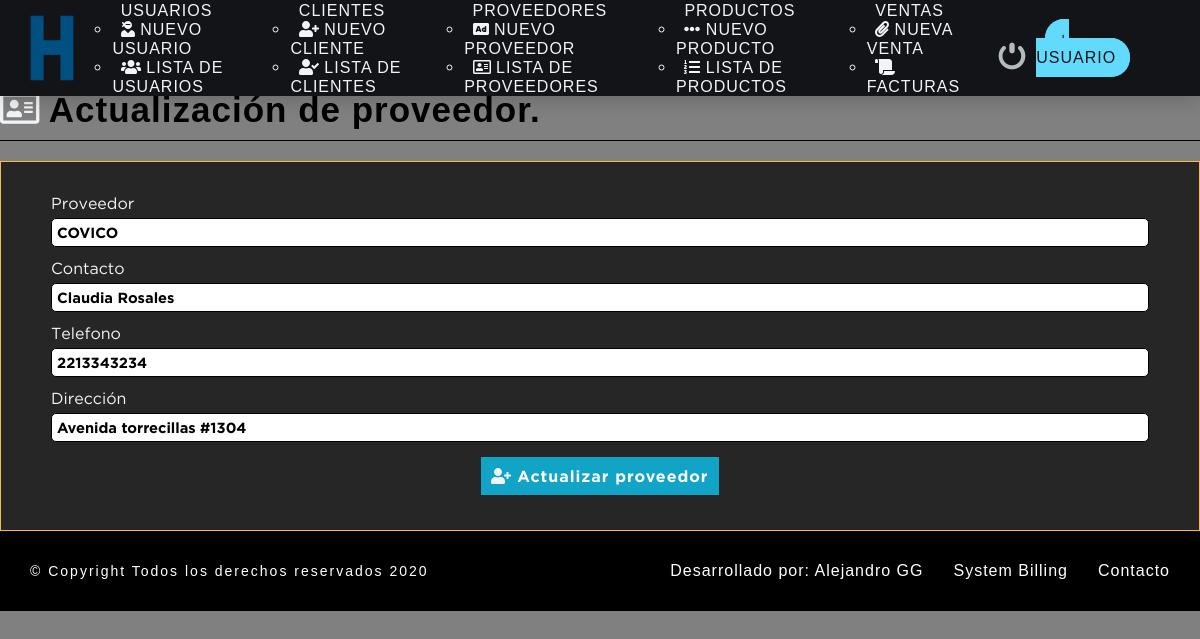
Page /sistema/editar_proveedor.php?id=12 (signed in) on the committed database.
### tables this page shows
CREATE TABLE `proveedor` (
  `codproveedor` int(11) NOT NULL,
  `proveedor` varchar(100) DEFAULT NULL,
  `contacto` varchar(100) DEFAULT NULL,
  `telefono` bigint(11) DEFAULT NULL,
  `direccion` text DEFAULT NULL,
  `date_add` datetime DEFAULT current_timestamp(),
  `usuario_id` int(11) NOT NULL,
  `estatus` int(11) NOT NULL DEFAULT 1
);

### sistema/editar_proveedor.php (the view, shortened to what this page needs)
<?php
include "../conexion.php";
$idproveedor = $_REQUEST['id'];
$sql = mysqli_query($conection,"SELECT * FROM proveedor
WHERE codproveedor = $idproveedor and estatus = 1 ");
$result_sql=mysqli_num_rows($sql);
if($result_sql == 0 )
{
 header('Location: lista_proveedor.php');
}
else{
  while ($data = mysqli_fetch_array($sql))
  {
    $proveedor = $data['proveedor'];
      $contacto = $data['contacto'];
        $telefono = $data['telefono'];
          $direccion = $data['direccion'];
  }
}
?>
<!DOCTYPE html>
<html lang="en">
<head>
	<?php
	include "includes/scripts.php";
	?>
</head>
<body>
	<?php
	include "includes/nav.php"
	?><br><br>
  <br>
  <br>
  <br>
	<section id="container">
		<div class="form_register">
        <h1><i class="far fa-address-card"></i> Actualización de proveedor.</h1>
        <hr>
    <form action="" method="post">
        <label for="proveedor">Proveedor</label>
        <input type ="text" name="proveedor" id="proveedor" placeholder="Nombre del Proveedor.(obligatorios)" value="<?php echo $proveedor; ?>"></input>
        <label for="contacto">Contacto</label>
        <input type ="text" name="contacto" id="contacto" placeholder="Nombre completo contacto.(obligatorios)" value="<?php echo $contacto; ?>"></input>
        <label for="usuario">Telefono</label>
        <input type ="number" name="telefono" id="telefono" placeholder="Telefono local.(obligatorios)" value="<?php echo $telefono; ?>"></input>
       <label for="clave">Dirección</label>
        <input type ="text" name="direccion" id="direccion" placeholder="Dirección completa.(obligatorios)" value="<?php echo $direccion; ?>"></input>
     <center> <button type="submit" class="btn_save"><i class="fas fa-user-plus"></i> Actualizar proveedor</button></center>
       </form>
        </div>
	</section>
	<?php
	include "includes/footer.php"
	?>
</body>
</html>

### sistema/css/style.css (style rules this page uses)
* { margin: 0; padding: 0; color: #f2f5f7; box-sizing: border-box; font-family: 'GothamBold', cursive; }
body { background: gray; margin: 0; padding: 0; }
h1, h2, h3, h4, h5, h6 { font-family: 'arial'; font-weight: bold; letter-spacing: 1px; }
h1 { font-size: 26px; }
body { overflow-x: hidden; }
.form_register { width: 100%; margin: auto; }
.form_register h1 { color: #000000; }
hr { border: 0; background: #000000; height: 1px; margin: 10px 0; display:block; }
form { background: #262626; color:gray; margin: auto; padding: 20px 50px; border: 1px solid #ffb74d; }
label { display: block; font-size: 12pt; font-family: 'GothamBook'; margin: 15px auto 5px auto; }
input,select { display: block; width: 100%; font-size: 11pt; padding: 5px; border: 1px solid #000000; border-radius: 5px; color: black; }
.btn_save { font-size: 12pt; background: #12a4c6; padding: 10px; color: #fff; letter-spacing: 1px; border: 0; cursor: pointer; margin:15px auto; }
#container h1 { font-size: 35px; display:inline-block; }

### rows in the picture
proveedor: proveedor "COVICO", contacto "Claudia Rosales", telefono "2213343234", direccion "Avenida torrecillas #1304"
